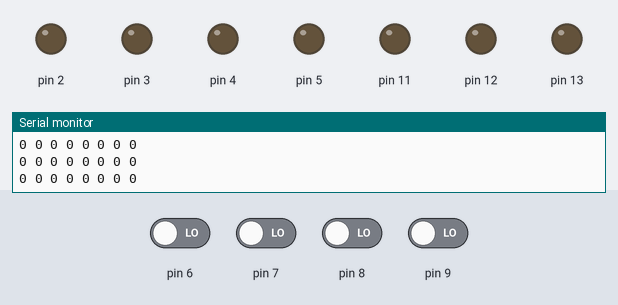
Bench run of a sketch on a simulated Arduino Uno, built with avr-gcc and run on an emulated ATmega328P. Shown: output pins drawn as LEDs (lit = HIGH), the last lines printed to the serial monitor. The test bench sets the inputs (shaded band); at power-on: pin 6–9 LOW.

Above: at 1.2 s.
1.3 s: pin 6 driven HIGH
At 2.0 s:
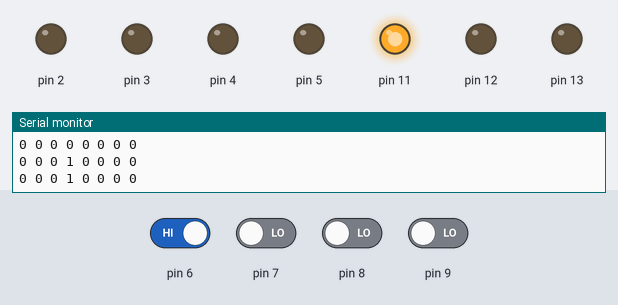
3.0 s: pin 7 driven HIGH
At 3.3 s:
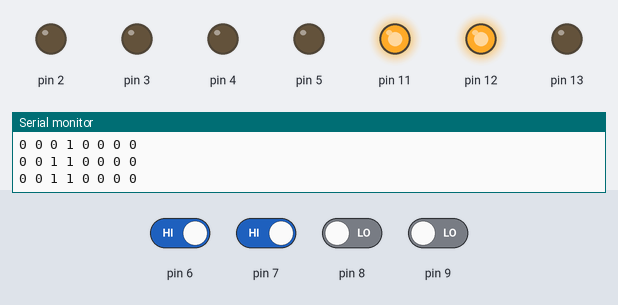
4.5 s: pin 8 driven HIGH
At 5.7 s:
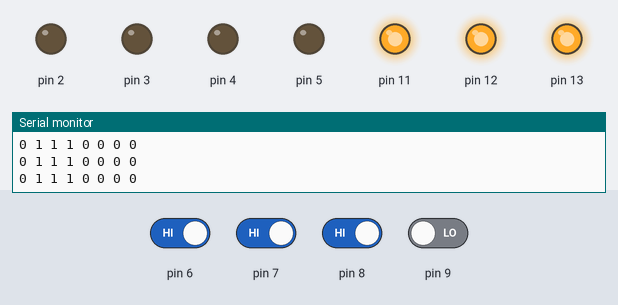
6.0 s: pin 6 driven LOW
At 7.1 s:
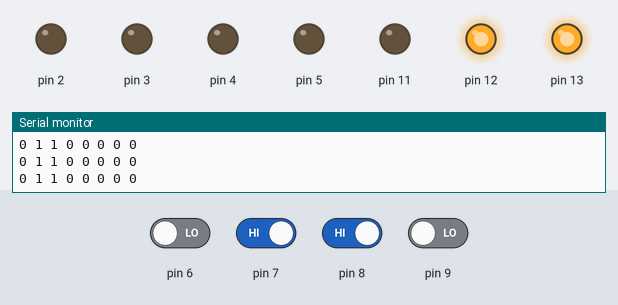
7.5 s: pin 7 driven LOW
At 8.4 s:
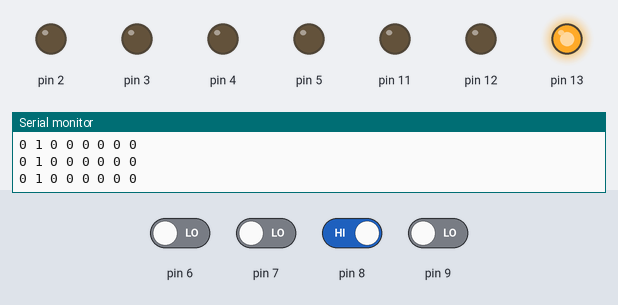
9.0 s: pin 6 driven HIGH
At 9.6 s:
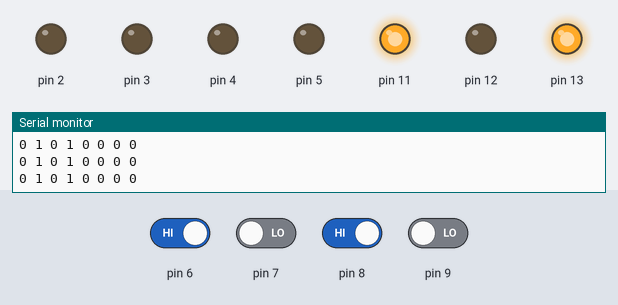
Timing chart, 0 to 11.5 s (numbered marks = the images above; inputs shaded):
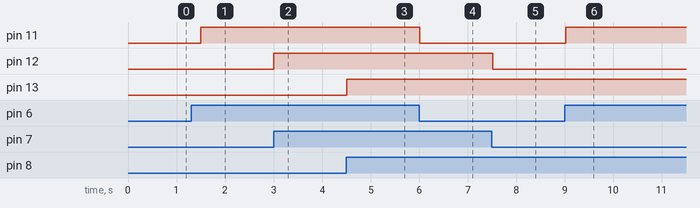

The sketch:

lab_2.3.ino
```cpp
void serial();

void setup() {
  pinMode(9, INPUT);
  pinMode(8, INPUT);
  pinMode(7, INPUT);
  pinMode(6, INPUT);
  pinMode(5, OUTPUT);
  pinMode(4, OUTPUT);
  pinMode(3, OUTPUT);
  pinMode(2, OUTPUT);

  pinMode(13, OUTPUT);
  pinMode(12, OUTPUT);
  pinMode(11, OUTPUT);

  Serial.begin(9600);
}

void loop() {
  digitalWrite(13, digitalRead(8));
  digitalWrite(12, digitalRead(7));
  digitalWrite(11, digitalRead(6));

  serial();
  delay(250);
}

void serial() {
  Serial.print(digitalRead(9));
  Serial.print(" ");
  Serial.print(digitalRead(8));
  Serial.print(" ");
  Serial.print(digitalRead(7));
  Serial.print(" ");
  Serial.print(digitalRead(6));
  Serial.print(" ");
  Serial.print(digitalRead(5));
  Serial.print(" ");
  Serial.print(digitalRead(4));
  Serial.print(" ");
  Serial.print(digitalRead(3));
  Serial.print(" ");
  Serial.print(digitalRead(2));
  Serial.println("");
}
```

Measured:
- after the input at 1.3 s, pin 11: LOW → HIGH after 0.20 s
- after the input at 3.0 s, pin 12: LOW → HIGH at once
- after the input at 4.5 s, pin 13: LOW → HIGH at once
- after the input at 6.0 s, pin 11: HIGH → LOW at once
- after the input at 7.5 s, pin 12: HIGH → LOW at once
- after the input at 9.0 s, pin 11: LOW → HIGH at once
